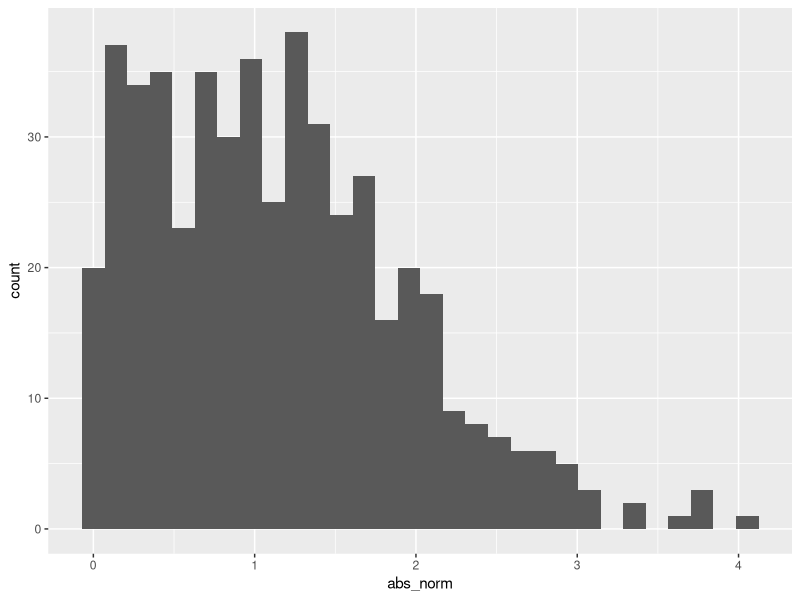

Reproduce this figure in R.
## ---- chunk 1
library(tidyverse)
## ---- chunk 2
samp = rnorm(100)
length(samp)
## ---- chunk 3
plot_df = 
  tibble(
    x = rnorm(n = 1000),
    y = 1 + 2  * x +rnorm (n = 1000)
  )
## ---- chunk 4
library(tidyverse)
la_df = 
  tibble(
    norm = rnorm(n = 500, mean = 1),
    logical = norm > 0, 
    abs_norm = abs(norm)
  )
  ggplot(la_df, aes(x = abs_norm)) + geom_histogram()
  median_samp = median(pull(la_df, abs_norm))
